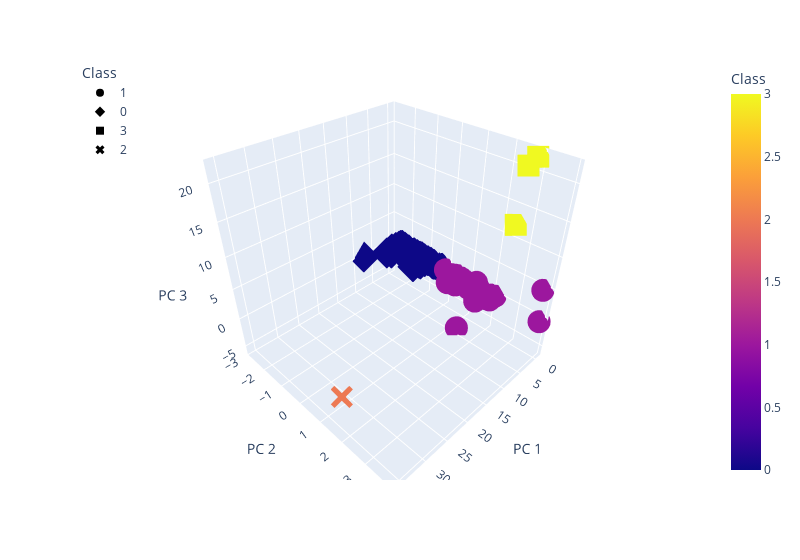

Write notebook code for a chart like this one.
### Code cell
# Creating a 3D-Scatter with the PCA data and the clusters
fig = px.scatter_3d(
    clustered_df,
    x="PC 1",
    y="PC 2",
    z="PC 3",
    color="Class",
    symbol="Class",
    hover_name = "CoinName",
    hover_data = ['Algorithm'],
    width=800
)

fig.update_layout(legend=dict(x=0,y=1))

fig.show()

### Figure 1 — Plotly figure (JSON) as saved in the notebook; plotly's stock layout.template omitted (floating-point values rounded to 4 significant figures; data arrays with more than 128 entries replaced by an {"elided": "..."} marker saying what was removed)
{"data": [{"customdata": {"elided": "314x1 str values"}, "hovertemplate": "<b>%{hovertext}</b><br><br>Class=%{marker.color}<br>PC 1=%{x}<br>PC 2=%{y}<br>PC 3=%{z}<br>Algorithm=%{customdata[0]}<extra></extra>", "hovertext": {"elided": "314 str values"}, "legendgroup": "1", "marker": {"color": {"elided": "314 int values"}, "coloraxis": "coloraxis", "symbol": "circle"}, "mode": "markers", "name": "1", "scene": "scene", "showlegend": true, "type": "scatter3d", "x": {"elided": "314 float values"}, "y": {"elided": "314 float values"}, "z": {"elided": "314 float values"}}, {"customdata": {"elided": "260x1 str values"}, "hovertemplate": "<b>%{hovertext}</b><br><br>Class=%{marker.color}<br>PC 1=%{x}<br>PC 2=%{y}<br>PC 3=%{z}<br>Algorithm=%{customdata[0]}<extra></extra>", "hovertext": {"elided": "260 str values"}, "legendgroup": "0", "marker": {"color": {"elided": "260 int values"}, "coloraxis": "coloraxis", "symbol": "diamond"}, "mode": "markers", "name": "0", "scene": "scene", "showlegend": true, "type": "scatter3d", "x": {"elided": "260 float values"}, "y": {"elided": "260 float values"}, "z": {"elided": "260 float values"}}, {"customdata": [["Proof-of-BibleHash"], ["SHA-256 + Hive"], ["ECC 256K1"]], "hovertemplate": "<b>%{hovertext}</b><br><br>Class=%{marker.color}<br>PC 1=%{x}<br>PC 2=%{y}<br>PC 3=%{z}<br>Algorithm=%{customdata[0]}<extra></extra>", "hovertext": ["BiblePay", "LitecoinCash", "Acute Angle Cloud"], "legendgroup": "3", "marker": {"color": [3, 3, 3], "coloraxis": "coloraxis", "symbol": "square"}, "mode": "markers", "name": "3", "scene": "scene", "showlegend": true, "type": "scatter3d", "x": [-0.1784, -0.3814, -0.3125], "y": [2.634, 2.867, 2.516], "z": [20.65, 21.98, 12.39]}, {"customdata": [["TRC10"]], "hovertemplate": "<b>%{hovertext}</b><br><br>Class=%{marker.color}<br>PC 1=%{x}<br>PC 2=%{y}<br>PC 3=%{z}<br>Algorithm=%{customdata[0]}<extra></extra>", "hovertext": ["BitTorrent"], "legendgroup": "2", "marker": {"color": [2], "coloraxis": "coloraxis", "symbol": "x"}, "mode": "markers", "name": "2", "scene": "scene", "showlegend": true, "type": "scatter3d", "x": [35.5], "y": [1.882], "z": [0.2611]}], "layout": {"coloraxis": {"colorbar": {"title": {"text": "Class"}}, "colorscale": [[0, "#0d0887"], [0.1111, "#46039f"], [0.2222, "#7201a8"], [0.3333, "#9c179e"], [0.4444, "#bd3786"], [0.5556, "#d8576b"], [0.6667, "#ed7953"], [0.7778, "#fb9f3a"], [0.8889, "#fdca26"], [1, "#f0f921"]]}, "legend": {"title": {"text": "Class"}, "tracegroupgap": 0, "x": 0, "y": 1}, "margin": {"t": 60}, "scene": {"domain": {"x": [0, 1], "y": [0, 1]}, "xaxis": {"title": {"text": "PC 1"}}, "yaxis": {"title": {"text": "PC 2"}}, "zaxis": {"title": {"text": "PC 3"}}}, "width": 800}}
